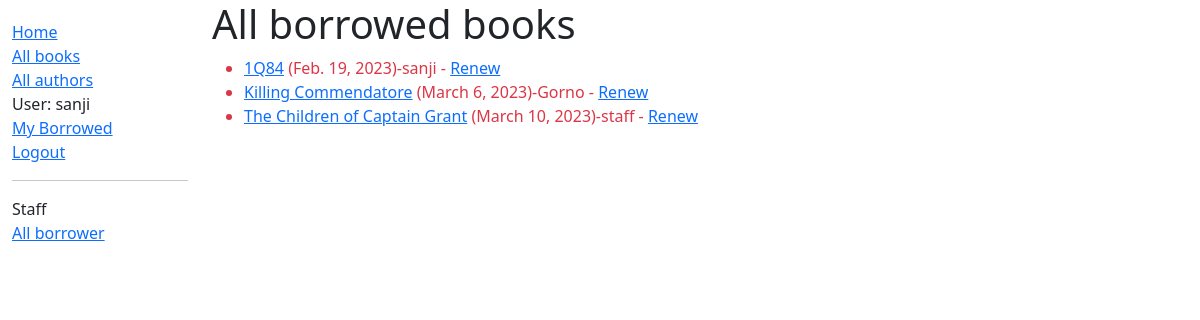
Page /catalog/all-borrowed/ (signed in) on the committed database.
### catalog/models.py (models this page shows, shortened)
class BookInstance(models.Model):
    id = models.UUIDField(primary_key=True, default=uuid.uuid4,
                          help_text="Unique ID for this particular book across whole library")
    book = models.ForeignKey('Book', on_delete=models.RESTRICT, null=True)
    imprint = models.CharField(max_length=200)
    due_back = models.DateField(null=True, blank=True)
    borrower = models.ForeignKey(User, on_delete=models.SET_NULL, null=True, blank=True)
    LOAN_STATUS = (
        ('m', 'Maintenance'),
        ('o', 'On loan'),
        ('a', 'Available'),
        ('r', 'Reserved'),
    )
    status = models.CharField(
        max_length=1,
        choices=LOAN_STATUS,
        blank=True,
        default='m',
        help_text='Book availability')
    @property
    def is_overdue(self):
        return bool(self.due_back and date.today() > self.due_back)
    class Meta:
        permissions = (("can_mark_returned", "Set book as returned"),)

class Book(models.Model):
    title = models.CharField(max_length=200)
    author = models.ForeignKey('Author', on_delete=models.SET_NULL, null=True)
    summary = models.TextField(
        max_length=1000, help_text="Enter a brief description of the book")
    isbn = models.CharField('ISBN', max_length=13,
                            unique=True,
                            help_text='13 Character <a href="https://www.isbn-international.org/content/what-isbn'
                                      '">ISBN number</a>')
    genre = models.ManyToManyField(
        Genre, help_text="Select a genre for this book")
    language = models.ForeignKey(
        'Language', on_delete=models.SET_NULL, null=True)
    class Meta:
        ordering = ['title', 'author']
    def display_genre(self):
        """Creates a string for the Genre. This is required to display genre in Admin."""
        return ', '.join([genre.name for genre in self.genre.all()[:3]])
    display_genre.short_description = 'Genre'

### catalog/views.py (the view)
# urls.py: path('all-borrowed/', views.AllborrowerListView.as_view(), name='all-borrowed'),
class AllborrowerListView(PermissionRequiredMixin, generic.ListView):
    permission_required = 'catalog.can_mark_returned'
    model = BookInstance
    template_name = 'catalog/all_borrowed.html'
    paginate_by = 10

### catalog/templates/catalog/all_borrowed.html
{% extends "base_generic.html" %}
{% block content %}
    <h1>All borrowed books</h1>
    {% if bookinstance_list %}
    <ul>
      {% for bookinst in bookinstance_list %}
      <li class="{% if bookinst.is_overdue %}text-danger{% endif %}">
        <a href="{% url 'book-detail' bookinst.book.pk %}">{{ bookinst.book.title }}</a> ({{ bookinst.due_back }})-{{bookinst.borrower.get_username}}
        {% if perms.catalog.can_mark_returned %}-
        <a href="{% url 'renew-book-librarian' bookinst.id %}">Renew</a>
        {% endif %}
      </li>
      {% endfor %}
    </ul>
    {% else %}
      <p>There are no books borrowed.</p>
    {% endif %}
{% endblock %}

### catalog/templates/base_generic.html (shortened to what this page needs)
<!DOCTYPE html>
<html lang="en">
<head>
  <link href="https://cdn.jsdelivr.net/npm/bootstrap@5.1.3/dist/css/bootstrap.min.css" rel="stylesheet">
  {% load static %}
  <link rel="stylesheet" href="{% static 'css/styles.css' %}">
</head>
<body>
  <div class="container-fluid">
    <div class="row">
      <div class="col-sm-2">
      {% block sidebar %}
        <ul class="sidebar-nav">
          <li><a href="{% url 'index' %}">Home</a></li>
          <li><a href="{% url 'books' %}">All books</a></li>
          <li><a href="{% url "authors" %}">All authors</a></li>
          {% if user.is_authenticated %}
             <li>User: {{ user.get_username }}</li>
             <li><a href="{% url 'my-borrowed' %}">My Borrowed</a></li>
             <li><a href="{% url 'logout' %}?next={{ request.path }}">Logout</a></li>
             {% if perms.catalog.can_mark_returned %}
                <hr>
                 <li>Staff</li>
                 <li><a href={% url "all-borrowed" %}>All borrower</a></li>
             {% endif %}
            {% else %}
             <li><a href="{% url 'login' %}?next={{ request.path }}">Login</a></li>
           {% endif %}
        </ul>
     {% endblock %}
      </div>
      <div class="col-sm-10 ">{% block content %}{% endblock %}
</div>
    </div>
  </div>
</body>
</html>

### catalog/static/css/styles.css (style rules this page uses)
.sidebar-nav { margin-top: 20px; padding: 0; list-style: none; }

### rows in the picture
BookInstance: book "1Q84", due_back "Feb. 19, 2023", borrower.get_username "sanji"
BookInstance: book "Killing Commendatore", due_back "March 6, 2023", borrower.get_username "Gorno"
BookInstance: book "The Children of Captain Grant", due_back "March 10, 2023", borrower.get_username "staff"

### other values in the picture
{{ user.get_username }} "sanji"
